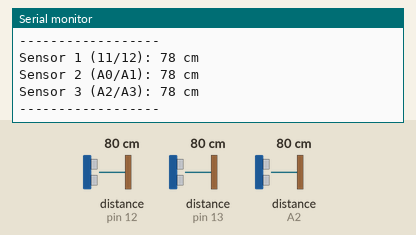
Bench run of a sketch on a simulated Arduino Uno, built with avr-gcc and run on an emulated ATmega328P. On the bench: the last lines printed to the serial monitor. Wiring (inferred from the names in the program): 3 × ultrasonic range finder: trigger pin 11, echo pin 12 / trigger A0, echo A2 / trigger A3, echo pin 13. Inputs (shaded band) come from the test bench; at power-on: distance to the obstacle (sensors on pin 12, pin 13, A2) 80 cm. The echo pulse lasts 58.3 µs per cm.

Above: at 1.3 s.
1.4 s: distance to the obstacle (sensor on pin 12) set to 2 cm
2.9 s: distance to the obstacle (sensor on pin 13) set to 120 cm
At 3.66 s:
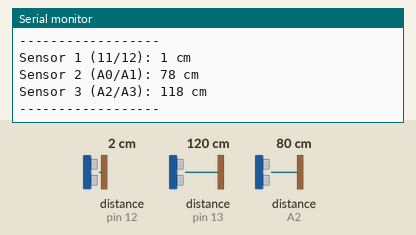
6.0 s: distance to the obstacle (sensor on A2) set to 2 cm
At 6.38 s:
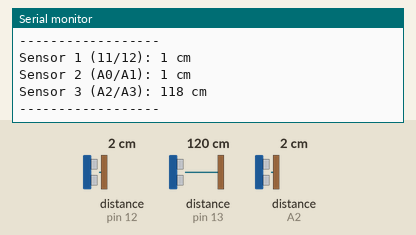
7.5 s: distance to the obstacle (sensor on pin 12) set to 4 cm
9.0 s: distance to the obstacle (sensor on pin 13) set to 2 cm
At 9.6 s:
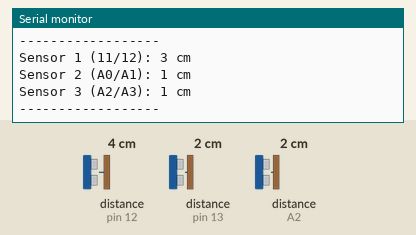
10.5 s: distance to the obstacle (sensor on A2) set to 4 cm
At 11.19 s:
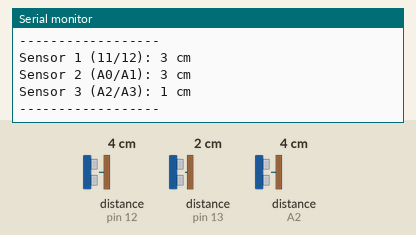
Timing chart, 0 to 13.0 s (numbered marks = the images above; inputs shaded):
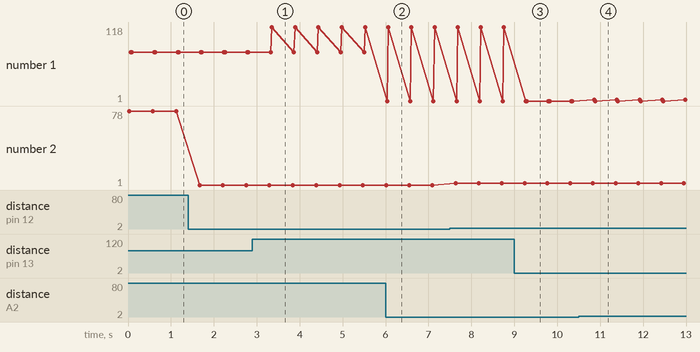

The sketch:

ultra3.ino
```cpp
// ===== SENSOR 1 =====
int trig1 = 11;
int echo1 = 12;

// ===== SENSOR 2 =====
int trig2 = A0;
int echo2 = A2;

// ===== SENSOR 3 =====
int trig3 = A3;
int echo3 = 13;

long distance1, distance2, distance3;

void setup() {

  pinMode(trig1, OUTPUT);
  pinMode(echo1, INPUT);
  pinMode(trig2, OUTPUT);
  pinMode(echo2, INPUT);
  pinMode(trig3, OUTPUT);
  pinMode(echo3, INPUT);

  Serial.begin(9600);
  Serial.println("Testing 3 Ultrasonic Sensors...");
}

long getDistance(int trig, int echo) {
  digitalWrite(trig, LOW);
  delayMicroseconds(2);
  digitalWrite(trig, HIGH);
  delayMicroseconds(10);
  digitalWrite(trig, LOW);

  long duration = pulseIn(echo, HIGH, 15000);
  if (duration == 0) return 999;
  return duration * 0.034 / 2;
}

void loop() {
  distance1 = getDistance(trig1, echo1);
  distance2 = getDistance(trig2, echo2);
  distance3 = getDistance(trig3, echo3);

  Serial.print("Sensor 1 (11/12): ");
  Serial.print(distance1);
  Serial.println(" cm");

  Serial.print("Sensor 2 (A0/A1): ");
  Serial.print(distance2);
  Serial.println(" cm");

  Serial.print("Sensor 3 (A2/A3): ");
  Serial.print(distance3);
  Serial.println(" cm");

  Serial.println("------------------");
  delay(500);
}
```

Measured:
- after the input at 2.9 s, the serial monitor: prints a new line after 0.45 s (image 1)
- after the input at 6.0 s, the serial monitor: prints a new line at once (image 2)
- after the input at 9.0 s, the serial monitor: prints a new line after 0.29 s (image 3)
- after the input at 10.5 s, the serial monitor: prints a new line after 0.36 s (image 4)
- plotted number 1: 78 → 118 after the input at 2.9 s
